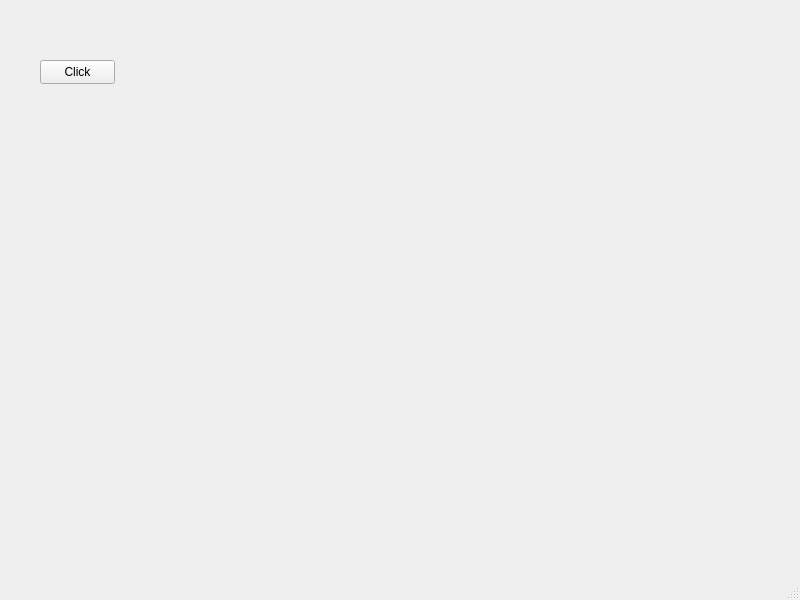
<?xml version="1.0" encoding="UTF-8"?>
<ui version="4.0">
 <class>MainWindow</class>
 <widget class="QMainWindow" name="MainWindow">
  <property name="geometry">
   <rect>
    <x>0</x>
    <y>0</y>
    <width>800</width>
    <height>600</height>
   </rect>
  </property>
  <property name="windowTitle">
   <string>Dodge Timer</string>
  </property>
  <widget class="QWidget" name="centralwidget">
   <widget class="QPushButton" name="TButton1">
    <property name="geometry">
     <rect>
      <x>40</x>
      <y>60</y>
      <width>75</width>
      <height>24</height>
     </rect>
    </property>
    <property name="text">
     <string>Click</string>
    </property>
   </widget>
   <widget class="QLabel" name="TLabel1">
    <property name="geometry">
     <rect>
      <x>20</x>
      <y>90</y>
      <width>121</width>
      <height>16</height>
     </rect>
    </property>
    <property name="text">
     <string/>
    </property>
   </widget>
  </widget>
  <widget class="QMenuBar" name="menubar">
   <property name="geometry">
    <rect>
     <x>0</x>
     <y>0</y>
     <width>800</width>
     <height>22</height>
    </rect>
   </property>
  </widget>
  <widget class="QStatusBar" name="statusbar"/>
 </widget>
 <resources/>
 <connections/>
</ui>
